Frame 1 (no input): blank canvas, image omitted
Frame 60 (the mouse pressed at the canvas centre just before this capture): blank canvas, image omitted
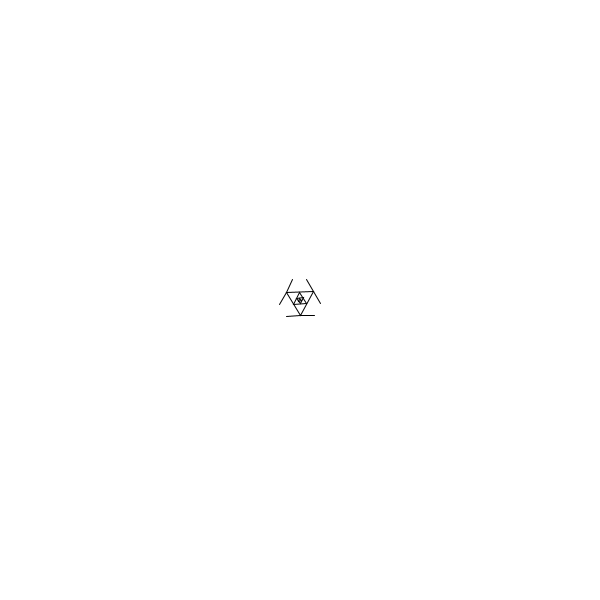
Frame 120 (the mouse held since frame 60 and released just before this capture)

The Processing sketch whose frames 1 and 60 were blank and that drew this single picture after the mouse press (run headless with seeded random() and noise(); from frame 60 on, the mouse is pressed at the canvas centre):

// Processing sketch: TriforceGrowth
// ── TriforceGrowth.pde
ArrayList<PVector> triPos;

boolean running = false;
int count = 20;

int triangleBaseSize = 2;
float[] preSides;
float[] preB;

int step = 1;
float progress = 0;

float theta = 0;

void setup() {
  size(600, 600);
  
  PVector center = new PVector(0,0);//new PVector(width/2,height/2);
  preSides = new float[count];
  preB = new float[count];
  float triSize = triangleBaseSize;
  for(int i = 1; i < count; i++){
    float triSide = triSize* 1/sin(30*PI/180) * sin(120*PI/180);
    float b = sqrt(sq(triSize)-sq(triSide/2));
    preSides[i] = triSide;
    preB[i]     = b;
    triSize = 2*triSize;
  }
  triPos = calcTrianglePos(center,triangleBaseSize, count);
  /*for(int i = triPos.size()-1; i >=0; i -= 3){
    drawTriangle(triPos.get(i-2),triPos.get(i-1),triPos.get(i),color(
        (int)map_range(i/3,0,triPos.size()/3,0,255)
    ));
  }*/
}

void draw() {
  background(255);
  
  pushMatrix();
  translate(width/2,height/2);
  rotate(radians(theta));
  int s = step*3;
  for(int i = 0; i < s; i += 3){
    drawTriangle(triPos.get(i),triPos.get(i+1),triPos.get(i+2),color(
        (int)map_range(i/3,0,triPos.size()/3,0,255)
    ));
  }

  //Draw growing lines from the edges
  if(s <= triPos.size()){
    PVector p1 = triPos.get(s-1);
    PVector p2 = triPos.get(s-2);
    PVector p3 = triPos.get(s-3);
    //r top, g right, b left
    /*fill(255,0,0);
    ellipse(p1.x, p1.y, 10, 10);
    fill(0,255,0);
    ellipse(p2.x, p2.y, 10, 10);
    fill(0,0,255);
    ellipse(p3.x, p3.y, 10, 10);
    //yellow left, cyan right, magenta top
    fill(255,255,0);//yellow
    ellipse(triPos.get(s).x, triPos.get(s).y, 10, 10);
    fill(0,255,255);//cyan
    ellipse(triPos.get(s+1).x, triPos.get(s+1).y, 10, 10);
    fill(255,0,255);//magenta
    ellipse(triPos.get(s+2).x, triPos.get(s+2).y, 10, 10);
    */
    //Horizontal Lines
    PVector lerpedV = PVector.lerp(p1,triPos.get(s),progress);
    line(p1.x, p1.y, lerpedV.x, lerpedV.y);

    lerpedV = PVector.lerp(p1,triPos.get(s+1),progress);
    line(p1.x, p1.y, lerpedV.x, lerpedV.y);

    //right v line
    //up
    lerpedV = PVector.lerp(p2,triPos.get(s+1),progress);
    line(p2.x, p2.y, lerpedV.x, lerpedV.y);
    //down
    lerpedV = PVector.lerp(p2,triPos.get(s+2),progress);
    line(p2.x, p2.y, lerpedV.x, lerpedV.y);

    //left v line
    //up
    lerpedV = PVector.lerp(p3,triPos.get(s),progress);
    line(p3.x, p3.y, lerpedV.x, lerpedV.y);
    //down
    lerpedV = PVector.lerp(p3,triPos.get(s+2),progress);
    line(p3.x, p3.y, lerpedV.x, lerpedV.y);

  }
  popMatrix();
  progress += 0.03;//1-map_range(s,0,triPos.size(),0.92,0.99);
  if(progress > 1){
    progress = 0;
    step++;
  }
  theta++;
}

void drawTriangle(PVector p0, PVector p1, PVector p2, color col){
  beginShape(TRIANGLES);
  noFill();
  stroke(0);
  vertex(p0.x, p0.y);
  vertex(p1.x, p1.y);
  vertex(p2.x, p2.y);
  endShape();
}

ArrayList<PVector> calcTrianglePos(PVector center, float baseSize, int triCount){
  ArrayList<PVector> positions = new ArrayList<PVector>();

  int dir = 1;
  float triSize = baseSize;
  for(int i = 1; i < triCount; i++){
    float triSide = preSides[i];
    float b = preB[i];
    PVector p0 = new PVector(center.x - triSide/2, center.y + b*dir);
    PVector p1 = new PVector(center.x + triSide/2, center.y + b*dir);
    PVector p2 = new PVector(center.x , center.y - triSize*dir);

    positions.add(p0);
    positions.add(p1);
    positions.add(p2);

    dir = dir == 1 ? -1 : 1;
    triSize = 2*triSize;
  }

  return positions;
}

void keyPressed(){
  if(key == 'x'){
    running = !running;
  }
}

float map_range(float value, float fromLow, float fromHigh, float toLow, float toHigh) {
  return (value-fromLow)/(fromHigh-fromLow) * (toHigh-toLow) + toLow;
}
